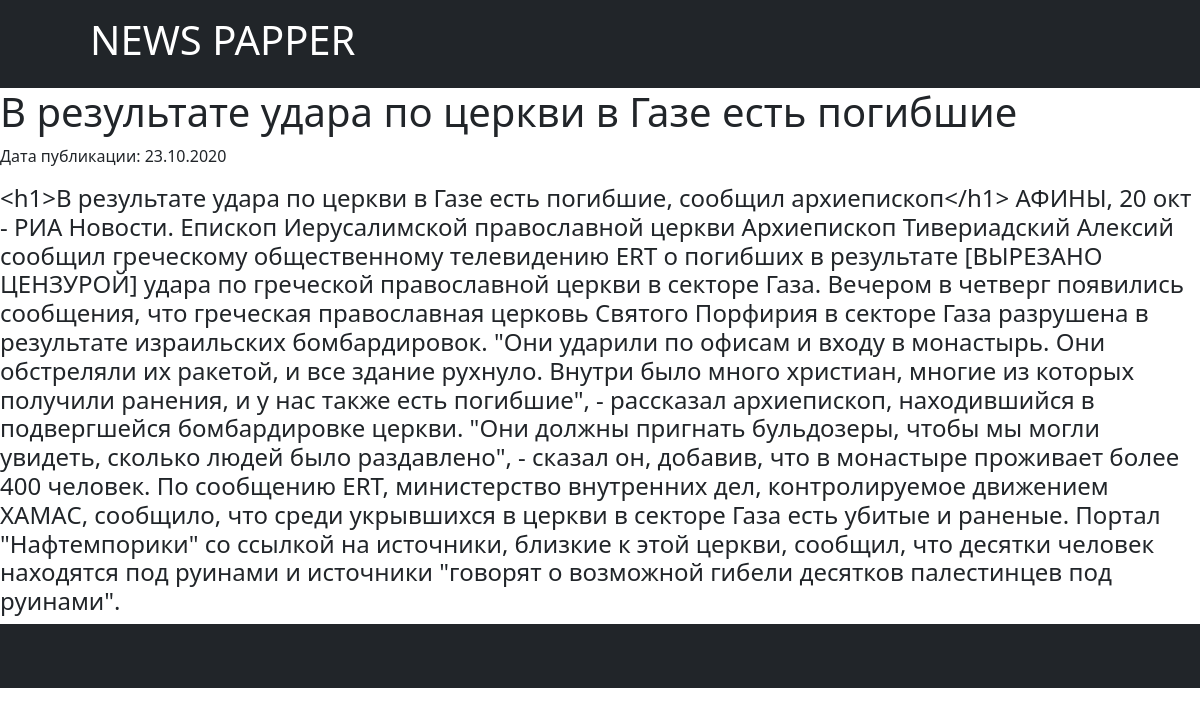
Page /news/4 on the committed database.
### news/models.py (models this page shows, shortened)
class News(models.Model):
    title = models.CharField(max_length=100)
    text = models.TextField()
    pub_date = models.DateTimeField('date published')
    author = models.ForeignKey(User, on_delete=models.CASCADE, default=None, null=True)
    def get_formatted_date(self):
        return self.pub_date.strftime("%d.%m.%Y")

### news/views.py (the view)
# urls.py: path('<int:pk>', NewsDetailView.as_view(), name='news_detail'),
class NewsDetailView(DetailView):
    model = News
    template_name = 'news_detail.html'
    context_object_name = 'news'

### news/templatetags/custom_filters.py (called while the page is built)
@register.filter(name='censor')
def censor_text(value):
    for word in UNDESIRABLE_WORDS:
        value = value.replace(word, '[ВЫРЕЗАНО ЦЕНЗУРОЙ]')
    return value

### news/templates/news_detail.html (shortened to what this page needs)
{% extends 'default.html' %}
{% load custom_filters %}
{% block content %}
<h1>{{ news.title|censor }}</h1>
<p>Дата публикации: {{ news.get_formatted_date }}</p>
<h4>{{ news.text|censor }}</h4>
{% endblock %}

### rows in the picture
News: title|censor "В результате удара по церкви в Газе есть погибшие", get_formatted_date "23.10.2020", text|censor "<h1>В результате удара по церкви в Газе есть погибшие, сообщил архиепископ</h1> АФИНЫ, 20 окт - РИА Новости. Епископ Иерусалимской православной церкви Архиепископ Тивериадский Алексий сообщил греческому общественному телевидению ERT о погибших в результате [ВЫРЕЗАНО ЦЕНЗУРОЙ] удара по греческой православной церкви в секторе Газа. Вечером в четверг появились сообщения, что греческая православная церковь Святого Порфирия в секторе Газа разрушена в результате израильских бомбардировок. \"Они ударили по офисам и входу в монастырь. Они обстреляли их ракетой, и все здание рухнуло. Внутри было много христиан, многие из которых получили ранения, и у нас также есть погибшие\", - рассказал архиепископ,…"
